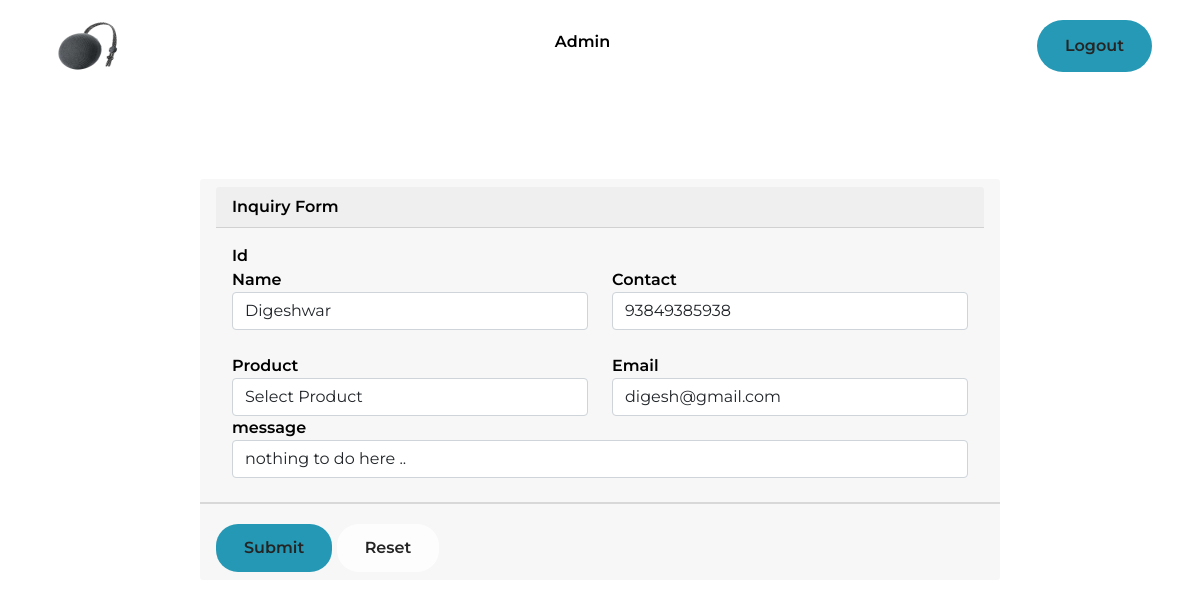
The app's page /select.php?id=2 (signed in) with its own data.
### tables this page shows
CREATE TABLE `register` (
  `id` int(22) NOT NULL,
  `name` varchar(44) DEFAULT NULL,
  `contact` varchar(33) DEFAULT NULL,
  `product` varchar(55) DEFAULT NULL,
  `email` varchar(44) DEFAULT NULL,
  `message` varchar(88) DEFAULT NULL
);

### select.php (the view, shortened to what this page needs)
<!DOCTYPE html>
<html lang="en">
<head>
    <link href="https://cdn.jsdelivr.net/npm/bootstrap@5.0.2/dist/css/bootstrap.min.css" rel="stylesheet">
    <link rel="stylesheet" href="https://cdnjs.cloudflare.com/ajax/libs/font-awesome/6.4.2/css/all.min.css" />
    <link rel="stylesheet" href="css/style.css">
    <link rel="stylesheet" href="css/sidebar.css">
</head>
<body>
<header>
<span onclick="openNav()"> <img src="image/soe.png" alt="soundScore" class="logo"></span>
<div id="main">
    <h2>Admin</h2>
</div>
    <a href="logout.php"><button class="log">Logout</button></a>
    </header>
<?php
include("include/connect.php");
$id = $_REQUEST['id'];
$sel = "select * from register where id = '$id'";
$choose = mysqli_query($conn,$sel);
if(mysqli_affected_rows($conn)>0){
    while($key=mysqli_fetch_assoc($choose)){
?>
<div class="container">
                <div class="sec">
                <div class="card-header">
                    <div class="card-header">Inquiry Form</div>
                    <div class="card-body">
                    <form action="update.php" method="post" enctype="multipart/form-data">
            <div class="row">
            <div class="col-md-6">
                    <label for="id">Id</label>
                </div>
            </div>
            <div class="row">
                <div class="col-md-6">
                    <label for="name">Name</label>
                    <input type="text" name="name"  id="name" class="form-control" placeholder="Enter your name" value="<?=$key['name'];?>">
                </div>
                <div class="col-md-6">
                    <label for="contact">Contact</label>
                    <input type="text" name="contact"  id="name" placeholder="Enter your mobile number " class="form-control" value="<?=$key['contact'];?>">
                </div>
            </div>
            <br>
            <div class="row">
                 <div class="col-md-6">
                    <label for="product">Product</label>
                    <select name="product" id="product" class="form-control" value="product">
                        <option value="">Select Product</option>
                    </select>
                </div>
                <div class="col-md-6">
                    <label for="email">Email</label>
                    <input type="text" name="email"  id="name" placeholder="Enter your Email " class="form-control" value="<?=$key['email'];?>">
                </div>
            </div>
            <div class="row">
            <div class="col-md-12">
                    <label for="message">message</label>
                    <input type="text" name="message" id="message"  placeholder="your message write here..." class="form-control" value="<?=$key['message'];?>" >
                </div>
            </div>
            </div>
                    </div>
                <div class="card-footer">
                <button type="submit" class="reg">Submit</button>
               <button type="reset" class="regre">Reset</button>
                </div>
                </div>
            </div>
<?php
    }
}
?>
</body>
</html>

### css/style.css (style rules this page uses)
* { margin: 0; padding: 0; box-sizing: border-box; }
li,a,button,div,label ,input,h2 { font-family: "Montserrat",sans-serif; font-size: 16px; font-weight: 600; color:black; text-decoration: none; }
header { display: flex; justify-content: space-between; align-items: center; list-style: none; padding: 12px 4%; background-color:#fff; }
.logo { height: 50px; width: 80px; cursor: pointer; }
.log { background-color: #0088a9; padding: 14px 28px; border-radius: 50px; border: none; opacity: 0.85; cursor: pointer; transition: all 0.3s ease 0; }
.reg { margin-top: 12px; background-color: #0088a9; padding: 12px 28px; border-radius: 22px; border: none; opacity: 0.85; cursor: pointer; transition: all 0.3s ease 0; }
.regre { margin-top: 12px; background-color: #fff; padding: 12px 28px; border-radius: 22px; border: none; opacity: 0.85; cursor: pointer; transition: all 0.3s ease 0; }
.sec { max-width: 800px; border-radius: 22px; margin: 88px auto; }

### css/sidebar.css (style rules this page uses)
#main { transition: margin-left .5s; padding: 20px; }

### records on screen
register: name "Digeshwar", contact "93849385938", email "digesh@gmail.com", message "nothing to do here .."
